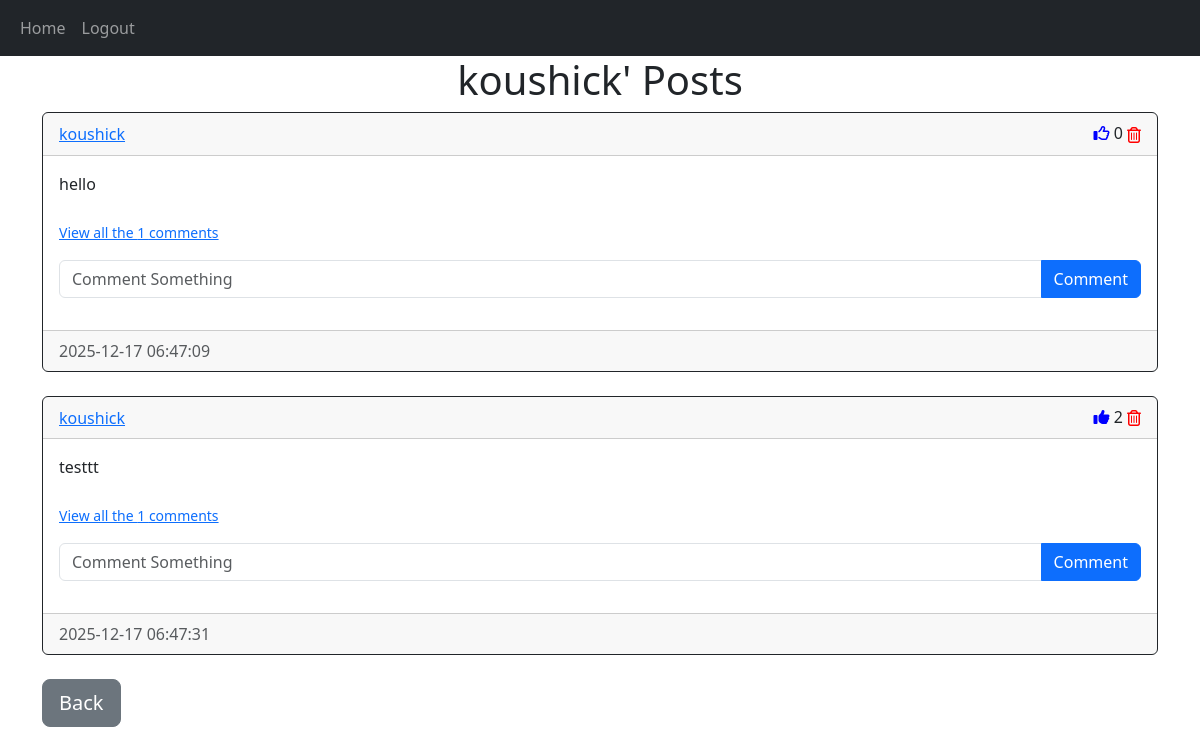
The page /posts/koushick (signed in) on the database its author committed.
### website/models.py (models this page shows)
class User(db.Model, UserMixin):
    id = db.Column(db.Integer, primary_key=True)
    email = db.Column(db.String(150), unique=True)
    username = db.Column(db.String(150), unique=True)
    password = db.Column(db.String(150))
    date_created = db.Column(db.DateTime(timezone=True), default=func.now())
    post = db.relationship('Post', backref='user', passive_deletes=True)
    comment = db.relationship('Comment', backref='user', passive_deletes=True)
    like = db.relationship('Like', backref='user', passive_deletes=True)

class Post(db.Model):
    id = db.Column(db.Integer, primary_key=True)
    text = db.Column(db.Text, nullable=False)
    date_created = db.Column(db.DateTime(timezone=True), default=func.now())
    author = db.Column(db.Integer, db.ForeignKey('user.id', ondelete="CASCADE"), nullable=False)
    comment = db.relationship('Comment', backref='post', passive_deletes=True)
    like = db.relationship('Like', backref='post', passive_deletes=True)

### website/views.py (the view)
@views.route("/posts/<username>")
@login_required
def posts(username):
    user = User.query.filter_by(username=username).first()
    if not user:
        flash("No user exists in that username", category="error")
    else:
        posts = user.post
        return render_template("posts.html", user=current_user, username=username, posts=posts)

### website/__init__.py (called while the page is built)
def create_app():
    app  = Flask(__name__)
    app.config['SECRET_KEY'] = "hiworld"
    app.config['SQLALCHEMY_DATABASE_URI'] = f'sqlite:///{DB_PATH}'
    db.init_app(app)
    from .views import views
    from .auth import auth
    app.register_blueprint(views, url_prefix = "/")
    app.register_blueprint(auth, url_prefix = "/")
    from .models import User, Post, Comment, Like
    create_database(app)
    login_manager = LoginManager()
    login_manager.login_view = "auth.login"
    login_manager.init_app(app)
    @login_manager.user_loader
    def load_user(id):
        return User.query.get(int(id))
    return app

### website/templates/posts.html (shortened to what this page needs)
{% extends "post_div.html" %}
{% block header %}{{username}}' Posts{% endblock %}
{% block footer %}
    <div >
        <a href="/home"><button type="button" class="btn btn-lg btn-secondary">Back</button></a>
    </div>
{% endblock %}

### website/templates/post_div.html (shortened to what this page needs)
{% extends "base.html" %}
{% block content %}
<h1 align="center">{% block header %}Posts{% endblock %}</h1>
<div class="Posts">
    {% for post in posts %}
        <div class="card border-dark">
            <div class="card-header d-flex justify-content-between align-items-center">
                <a href="/posts/{{post.user.username}}">{{post.user.username}}</a>
                <div>
                        {% set ns = namespace(found=false) %}
                        {% for like in post.like %}
                            {% if user.id == like.author %}
                                {% set ns.found = true %}
                            {% endif %}
                        {% endfor %}
                        <i
                        class="{% if ns.found %} fa-solid fa-thumbs-up {% else %} fa-regular fa-thumbs-up{% endif %}"
                        id="like-button-{{post.id}}"
                        onclick="like({{post.id}})" style="color:blue">
                        </i>
                        <span id="like-count-{{post.id}}">{{post.like|length}}</span>
                    {% if user.id == post.user.id %}
                        <div class="btn-group">
                            <a href="/delete-post/{{post.id}}" style="color:red"><i class="fa-regular fa-trash-can"></i></a>
                        </div>
                    {% endif %}
                </div>
            </div>
            <div class="card-body">
                <div calss="card-text">{{ post.text }}</div>
                <p class="card-text">
                    {% if post.comment|length > 0 %}
                        <a data-bs-toggle="collapse" href="#comment-{{post.id}}" role="button">
                            <small>View all the {{post.comment|length}} comments </small>
                        </a>
                    {% else %}
                        <small class="muted"> No comments </small>
                    {% endif %}
                </p>
                <form method="POST", class="input-group mb-3", action="/create-comment/{{post.id}}">
                    <input type="text", id="text", name="text", class="form-control", placeholder="Comment Something"/>
                    <button type="submit" class="btn btn-primary">Comment</button>
                </form>
            </div>
            <div class="card-footer text-muted">{{post.date_created}}</div>
        </div>
    {% endfor %}
</div>
{% block footer %}{% endblock %}{% endblock %}

### website/templates/base.html (shortened to what this page needs)
<!DOCTYPE html>
<html lang="en">
<head>
    <link href="https://cdn.jsdelivr.net/npm/bootstrap@5.3.8/dist/css/bootstrap.min.css"
    rel="stylesheet"
>
</head>
<body>
    <nav class="navbar navbar-expand-lg navbar-dark bg-dark">
      <div class="container-fluid">
        <div class="collapse navbar-collapse" id="navbar">
          <div class="navbar-nav">
            <a class="nav-item nav-link" href="/home">Home</a>
            {% if user.is_authenticated %}
                <a class="nav-item nav-link" href="/logout">Logout</a>
            {% else %}
                <a class="nav-item nav-link" href="/login">Login</a>
                <a class="nav-item nav-link" href="/sign-up">Sign Up</a>
            {% endif %}
          </div>
        </div>
      </div>
    </nav>
    <div class="container">{% block content %}{% endblock %}</div>
</body>
</html>

### rows shown on the page
User: username "koushick"
Post: user.username "koushick", like|length "0", text "hello", comment|length "1", date_created "2025-12-17 06:47:09"
Post: user.username "koushick", like|length "2", text "testtt", comment|length "1", date_created "2025-12-17 06:47:31"
